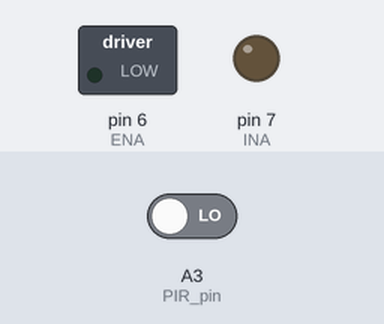
The sketch below on a simulated Arduino Uno, built with avr-gcc and run on an emulated ATmega328P. Parts: switched loads named in the sketch (green lamp = pin HIGH), output pins drawn as LEDs (lit = HIGH). Inputs (shaded band) come from the test bench; at power-on: A3 (PIR_pin) LOW.

Above: at 1.2 s.
1.3 s: A3 (PIR_pin) driven HIGH
At 1.7 s:
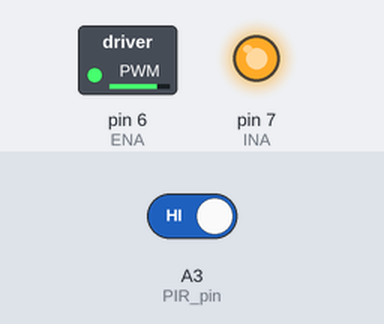
Timing chart, 0 to 4.3 s (numbered marks = the images above; inputs shaded):
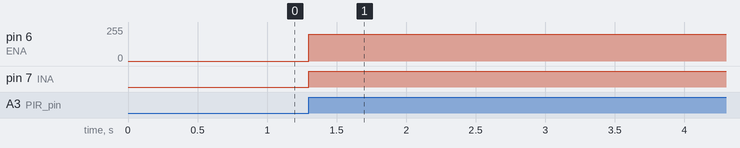

Measured:
- after the input at 1.3 s, pin 6 (ENA): 0/255 → 200/255 at once; pin 7 (INA): LOW → HIGH at once

The sketch:

11_2_butterfly.ino
```cpp
/*
 * create by straysnail
 * 2022/11/24
 */
#define INA 7  //Define pin 7 to control the direction
#define ENA 6  //Define pin 6 to control the speed
#define PIR_pin  A3   //Define the pin of pyroelectric sensor
boolean PIR_Val;  //Define a variable of bool type

void setup() {
  pinMode(INA, OUTPUT);//Set the pin of controlling the motor to output
  pinMode(ENA, OUTPUT);
  pinMode(PIR_pin, INPUT); //Set the pin to input
}

void loop() {
  PIR_Val = digitalRead(PIR_pin); //Read the value detected by the human body infrared pyroelectric sensor and assign it to PIR _Val
  if(PIR_Val == 1) {  //Person detected
    butterfly();  //The butterfly flutters
    delay(2000);  //Flutters for 2s
  } else {   //No person detected
    Stop();  //Stop
  }
}

//Rotate anticlockwise
void butterfly()
{
  digitalWrite(INA, HIGH);  //Control the direction
  analogWrite(ENA, 200);    //Control the speed whose range is 50-255
}
void Stop()
{
  digitalWrite(INA, LOW);
  analogWrite(ENA, 0);
}
```
